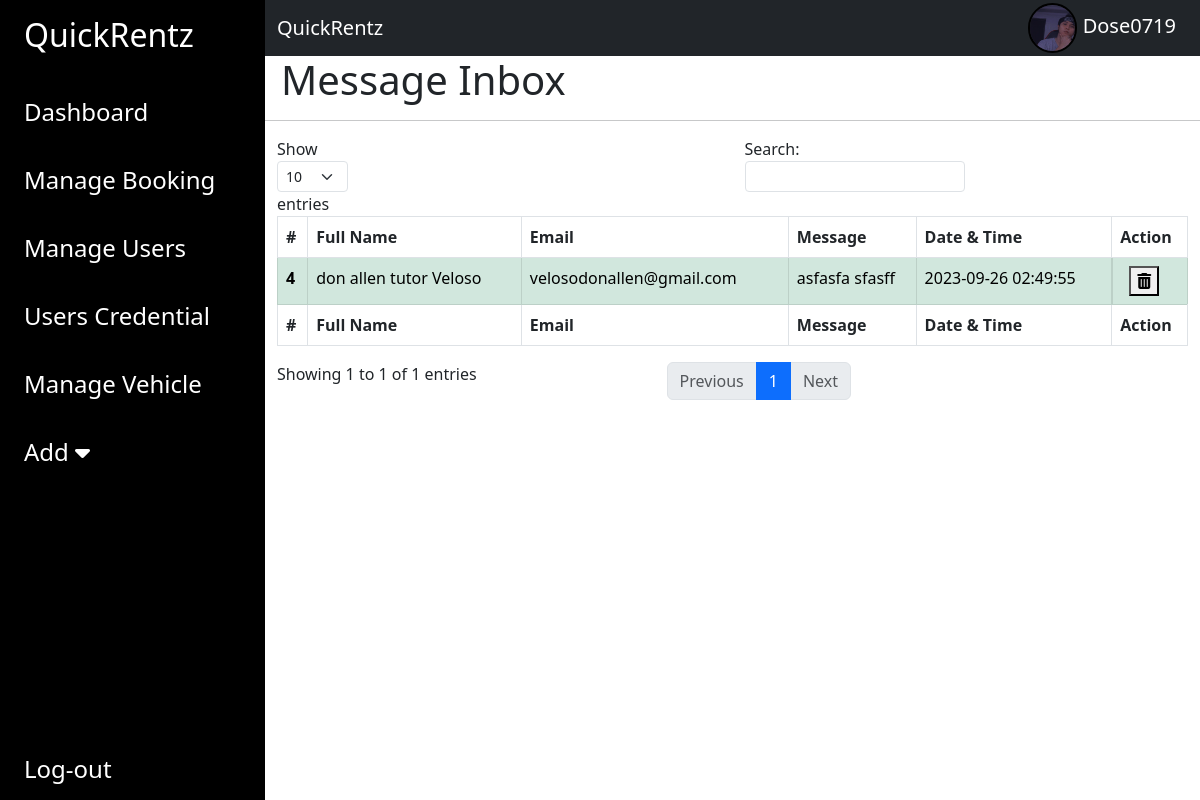
Screenshot of /admin/Msg/messages.php (signed in) with the database file from the repository.
### tables this page shows
CREATE TABLE `message` (
  `MessageID` int(11) NOT NULL,
  `Name` text NOT NULL,
  `Email` varchar(100) NOT NULL,
  `Message` text NOT NULL,
  `DateAndTimeRecieved` datetime NOT NULL DEFAULT current_timestamp()
);

### admin/Msg/messages.php (the view, shortened to what this page needs)
<?php
include "../includes/database.php";
if (isset($_SESSION['AdminUsername']) && isset($_SESSION['profilePhoto'])) {
    $username = $_SESSION['AdminUsername'];
    $profilePic = $_SESSION['profilePhoto'];
} else {
    header("Location: log-in.php");
    exit;
}
?>
<!DOCTYPE html>
<html lang="en">
<head>
    <link href="https://cdn.jsdelivr.net/npm/bootstrap@5.3.0/dist/css/bootstrap.min.css" rel="stylesheet"
>
    <link rel="stylesheet" href="https://cdnjs.cloudflare.com/ajax/libs/font-awesome/6.4.0/css/all.min.css"
 />
    <link rel="stylesheet" href="../style.css">
</head>
<body>
    <div class="main-container d-flex h-100">
        <div class="sidebar" id="side_nav">
            <div class="header-box px-3 pt-3 pd-4 d-flex justify-content-between">
                <h2 class="text-white px-2">QuickRentz</h2>
            </div>
            <ul class="list-unstyled px-2 pt-3">
                <li class="p-3"><a href="../main.php" class="text-decoration-none fs-4">Dashboard</a></li>
                <li class="p-3"><a href="../bookings.php" class="text-decoration-none fs-4">Manage Booking</a></li>
                <li class="p-3"><a href="../manageUsers.php" class="text-decoration-none fs-4">Manage Users</a></li>
                <li class="p-3"><a href="../users.php" class="text-decoration-none fs-4">Users Credential</a></li>
                <li class="p-3"><a href="../vehicles.php" class="text-decoration-none fs-4">Manage Vehicle</a></li>
                <li class="p-3"> <a class="text-decoration-none fs-4" data-bs-toggle="collapse" href="#collapseAdd"
                        role="button" aria-expanded="false" aria-controls="collapseAdd">Add <i
                            class="fa-solid fa-caret-down"></i>
                    </a>
                </li>
            </ul>
            <ul class="list-unstyled signout px-4">
                <li>
                    <form method="POST" action="">
                        <a class="text-decoration-none fs-4" href="log-out.php" type="button">Log-out</a>
                    </form>
                </li>
            </ul>
        </div>
        <div class="content">
            <nav class="navbar navbar-expand-lg bg-dark">
                <div class="container-fluid">
                    <div class="d-flex justify-content-between">
                        <a class="navbar-brand text-white" href="#">QuickRentz</a>
                    </div>
                    <div class="profile collapse navbar-collapse" id="navbarNav">
                        <ul class="navbar-nav">
                            <li class="nav-item">
                                <h5 class="text-white my-auto p-4">
                                    <img src='../img/adminprofilephoto/<?php echo $profilePic ?>' alt=''
                                        style='border:2px solid #000;border-radius: 50px;' height='50'>
                                    <?php
                                    echo $username;
                                    ?>
                                </h5>
                            </li>
                        </ul>
                    </div>
                </div>
            </nav>
            <h1 class="col-md-12 px-3">Message Inbox</h1>
            <hr>
            <div class="container">
                <table id="pagination" class="table table-bordered" style="width:100%;">
                    <thead>
                        <tr>
                            <th scope="col">#</th>
                            <th scope="col">Full Name</th>
                            <th scope="col">Email</th>
                            <th scope="col">Message</th>
                            <th scope="col">Date & Time</th>
                            <th scope="col">Action</th>
                        </tr>
                    </thead>
                    <tbody class="table-success">
                        <?php
                        $sqlMessageList = "SELECT * FROM `message`";
                        $initiateMessageList = mysqli_query($conn, $sqlMessageList);
                        while ($results = mysqli_fetch_assoc($initiateMessageList)) {
                            echo "
                                <tr>
                                    <th scope='row'>$results[MessageID]</th>
                                    <td>$results[Name]</td>
                                    <td>$results[Email]</td>
                                    <td>$results[Message]</td>
                                    <td>$results[DateAndTimeRecieved]</td>
                                    <td class='d-flex'>
                                        <form method='GET' action='deleteMsg.php' class='px-2'>
                                            <input type='hidden' name='DeleteMsgID' value='$results[MessageID]'>
                                            <button type='submit' class='btn-delete'><i class='fas fa-trash-alt'></i></button>
                                        </form>
                                    </td>
                                </tr>";
                        }
                        ?>
                    </tbody>
                    <tfoot>
                        <tr>
                            <th scope="col">#</th>
                            <th scope="col">Full Name</th>
                            <th scope="col">Email</th>
                            <th scope="col">Message</th>
                            <th scope="col">Date & Time</th>
                            <th scope="col">Action</th>
                        </tr>
                    </tfoot>
                </table>
            </div>
        </div>
</body>
</html>

### admin/style.css (style rules this page uses)
#side_nav { background-color: #000000; min-width: 265px; max-width: 265px; transition: 0.5s; }
.content { min-width: 100vh; width: 100%; height: 100%; }
.sidebar li a, .signout { color: #fff; }
.signout { margin-top: 100%; }
.profile { position: absolute; right: 0%; }

### rows the page displays
message: MessageID "4", Name "don allen tutor Veloso", Email "velosodonallen@gmail.com", Message "asfasfa sfasff", DateAndTimeRecieved "2023-09-26 02:49:55"

### other values shown
$username "Dose0719"
